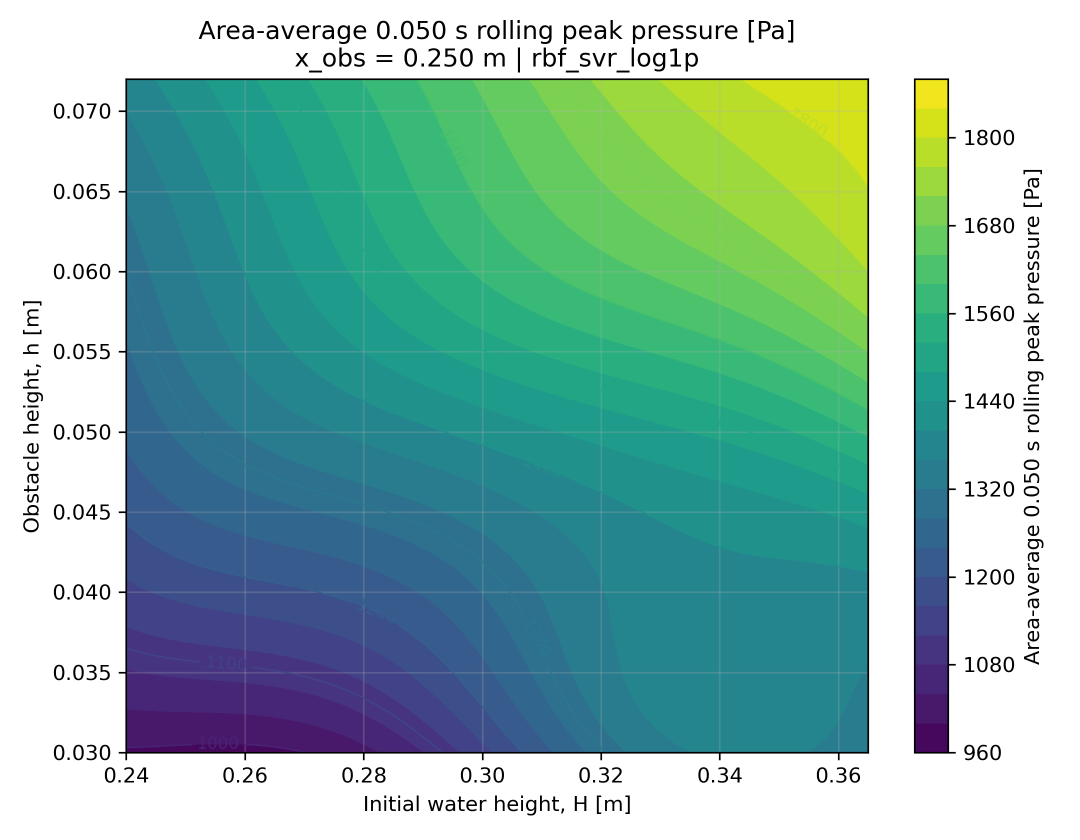
#> input picture results/surrogate_database/final_surrogate_plots/response_surface_area-average-p-rgh-rolling-0p05s-peak-mean-Pa_x0p25.png, 2160 x 1680 px (shown at 1/2 size); its folder holds 4 pictures in this run
$ python make_response_surface_gifs.py
#> lines starting #> are read from the running program, lines starting #| are printed output that depends on the picture
from __future__ import annotations

from pathlib import Path
from PIL import Image, ImageDraw, ImageFont


PROJECT_ROOT = Path(__file__).resolve().parents[1]

INPUT_DIR = PROJECT_ROOT / "results" / "surrogate_database" / "final_surrogate_plots"
OUTPUT_DIR = PROJECT_ROOT / "results" / "surrogate_database" / "portfolio_media" / "gifs"

OUTPUT_DIR.mkdir(parents=True, exist_ok=True)

X_SLICES = [
    ("x0p25", "Obstacle front location x = 0.250 m"),
    ("x0p292", "Obstacle front location x = 0.292 m"),
    ("x0p35", "Obstacle front location x = 0.350 m"),
]

METRICS = [
    (
        "area-average-p-rgh-rolling-0p05s-peak-mean-Pa",
        "Area-average 0.050 s rolling peak pressure",
        "response_surface_area-average-p-rgh-rolling-0p05s-peak-mean-Pa",
    ),
    (
        "area-average-pressure-impulse-Pa-s",
        "Area-average pressure impulse",
        "response_surface_area-average-pressure-impulse-Pa-s",
    ),
    (
        "first-distributed-wetting-time-s",
        "First distributed wetting time",
        "response_surface_first-distributed-wetting-time-s",
    ),
    (
        "maximum-p-rgh-rolling-0p025s-peak-mean-Pa",
        "Local maximum 0.025 s rolling peak pressure",
        "response_surface_maximum-p-rgh-rolling-0p025s-peak-mean-Pa",
    ),
    (
        "maximum-p-rgh-rolling-0p05s-peak-mean-Pa",
        "Local maximum 0.050 s rolling peak pressure",
        "response_surface_maximum-p-rgh-rolling-0p05s-peak-mean-Pa",
    ),
    (
        "maximum-pressure-impulse-Pa-s",
        "Maximum-pressure impulse",
        "response_surface_maximum-pressure-impulse-Pa-s",
    ),
]


def get_font(size: int):
    try:
        return ImageFont.truetype("DejaVuSans.ttf", size)
    except Exception:
        return ImageFont.load_default()


TITLE_FONT = get_font(28)
SUBTITLE_FONT = get_font(22)
SMALL_FONT = get_font(18)
#> in build_metric_frames, img is the input picture: PIL image 2160x1680 RGBA; mean R, G, B, A 138.4, 185, 174.3, 255


def add_banner(image: Image.Image, title: str, subtitle: str) -> Image.Image:
    image = image.convert("RGB")
    width, height = image.size

    top_pad = 95
    bottom_pad = 4

    canvas = Image.new("RGB", (width, height + top_pad + bottom_pad), "white")
    canvas.paste(image, (0, top_pad))

    draw = ImageDraw.Draw(canvas)

    draw.text((20, 15), title, font=TITLE_FONT, fill="black")
    draw.text((20, 52), subtitle, font=SUBTITLE_FONT, fill="black")

    return canvas


def resize_to_width(image: Image.Image, target_width: int) -> Image.Image:
#> called with target_width = 1000
    width, height = image.size
#> width = 2160; height = 1680
    if width == target_width:
        return image
    scale = target_width / width
#> scale = 0.463
    target_height = int(round(height * scale))
#> target_height = 778
    return image.resize((target_width, target_height), Image.LANCZOS)
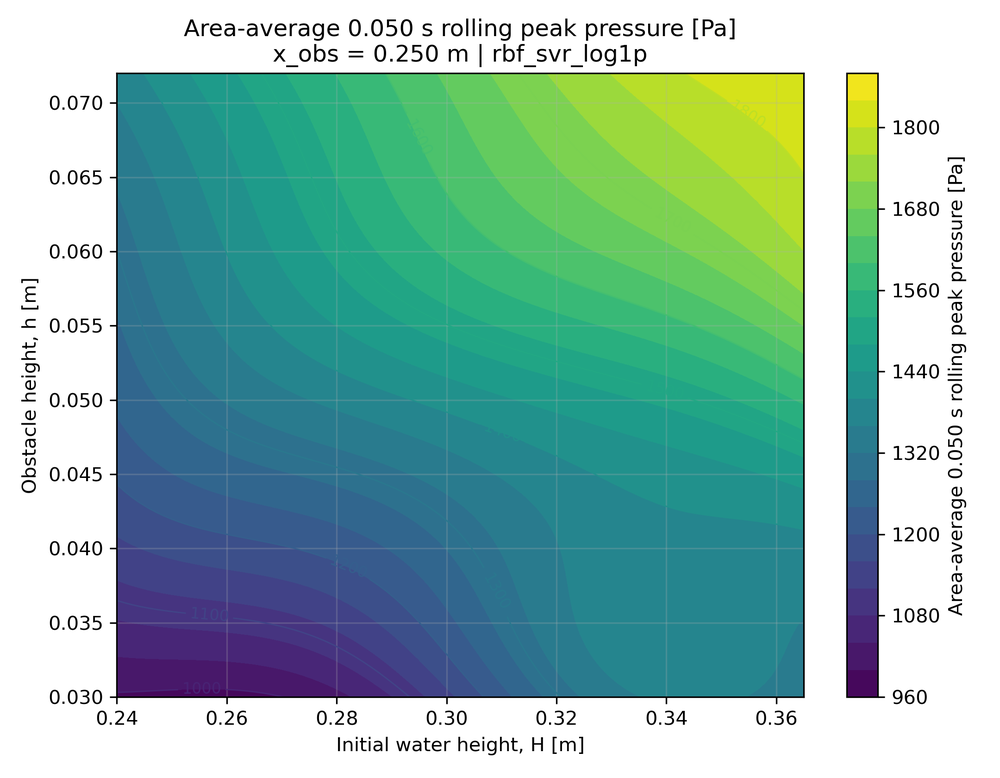
#> returned value: PIL image 1000x778 RGBA; mean R, G, B, A 138.3, 184.9, 174.3, 255


def build_metric_frames(metric_title: str, file_prefix: str) -> list[Image.Image]:
    frames: list[Image.Image] = []

    for x_tag, x_label in X_SLICES:
        path = INPUT_DIR / f"{file_prefix}_{x_tag}.png"

        if not path.exists():
            raise FileNotFoundError(f"Missing input plot: {path}")

        img = Image.open(path)
        img = resize_to_width(img, 1000)
        img = add_banner(img, metric_title, x_label)
#> in add_banner, `canvas = Image.new("RGB", (width, height + top_pad + bottom_pad), "whi..`: canvas: PIL image 1000x877 RGB; every value is 255
#> in add_banner, `canvas.paste(image, (0, top_pad))`:
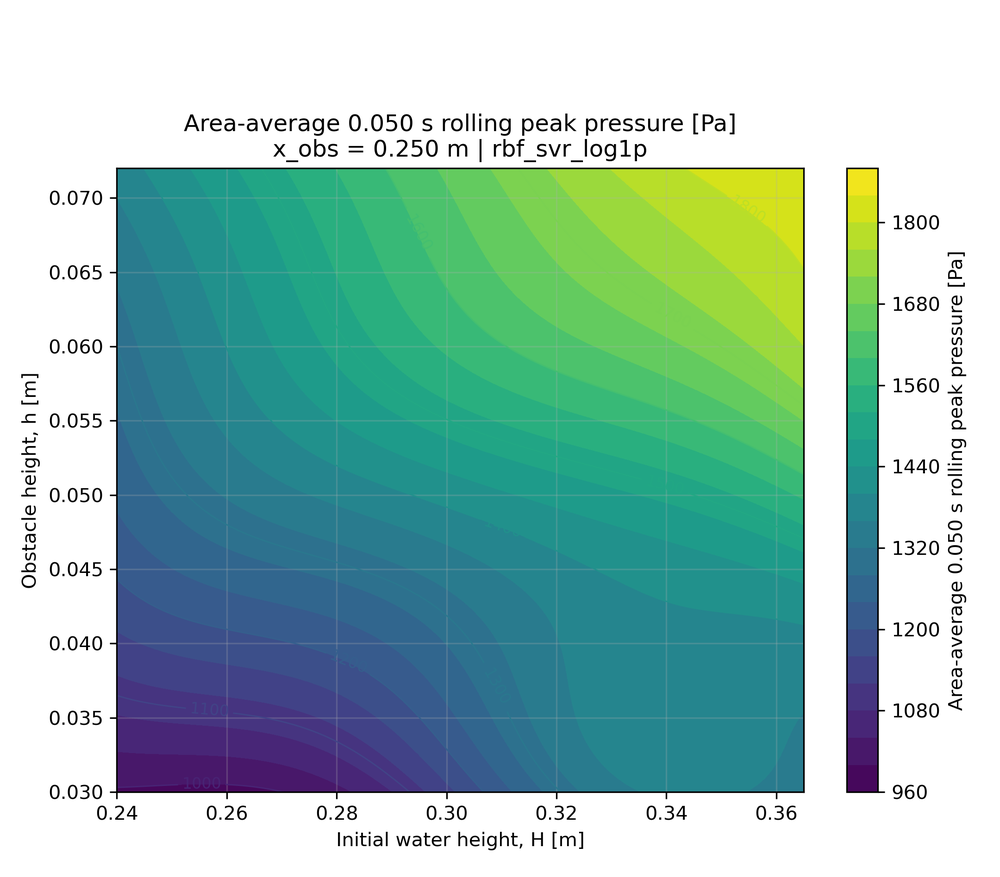
#> canvas: PIL image 1000x877 RGB; mean R, G, B 151.5, 192.8, 183.4
#> img: PIL image 1000x877 RGB
        frames.append(img)

    return frames


def save_gif(frames: list[Image.Image], output_path: Path, final_pause_ms: int = 1800) -> None:
    durations = [1200] * len(frames)
    durations[-1] = final_pause_ms

    frames[0].save(
        output_path,
        save_all=True,
        append_images=frames[1:],
        duration=durations,
        loop=0,
        format="GIF",
    )


# [42 lines left out: function build_dashboard_frame, not called in this run]


def main() -> None:
    metric_frames: dict[str, list[Image.Image]] = {}

    print("Building individual response-surface GIFs...")

    for metric_key, metric_title, file_prefix in METRICS:
        frames = build_metric_frames(metric_title, file_prefix)
        metric_frames[metric_key] = frames

        output_path = OUTPUT_DIR / f"{metric_key}.gif"
        save_gif(frames, output_path)

        print(f"  wrote {output_path}")
#> pass 2 of the loop in main, `for metric_key, metric_title, file_prefix in METRICS:`:
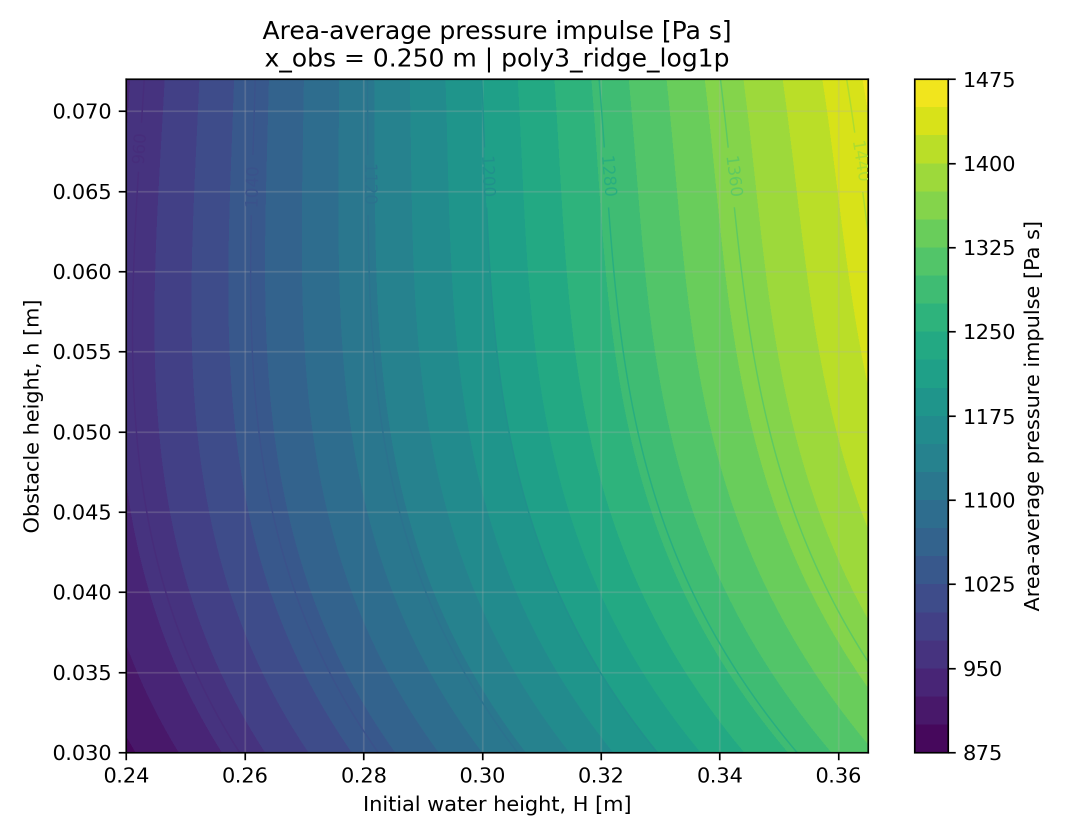
#> input picture results/surrogate_database/final_surrogate_plots/response_surface_area-average-pressure-impulse-Pa-s_x0p25.png, 2160 x 1680 px (shown at 1/2 size)
#> in build_metric_frames, img is the input picture: PIL image 2160x1680 RGBA; mean R, G, B, A 143.1, 185, 172, 255
#> in resize_to_width (call 4), `return image.resize((target_width, target_height), Image.LANCZOS)`:
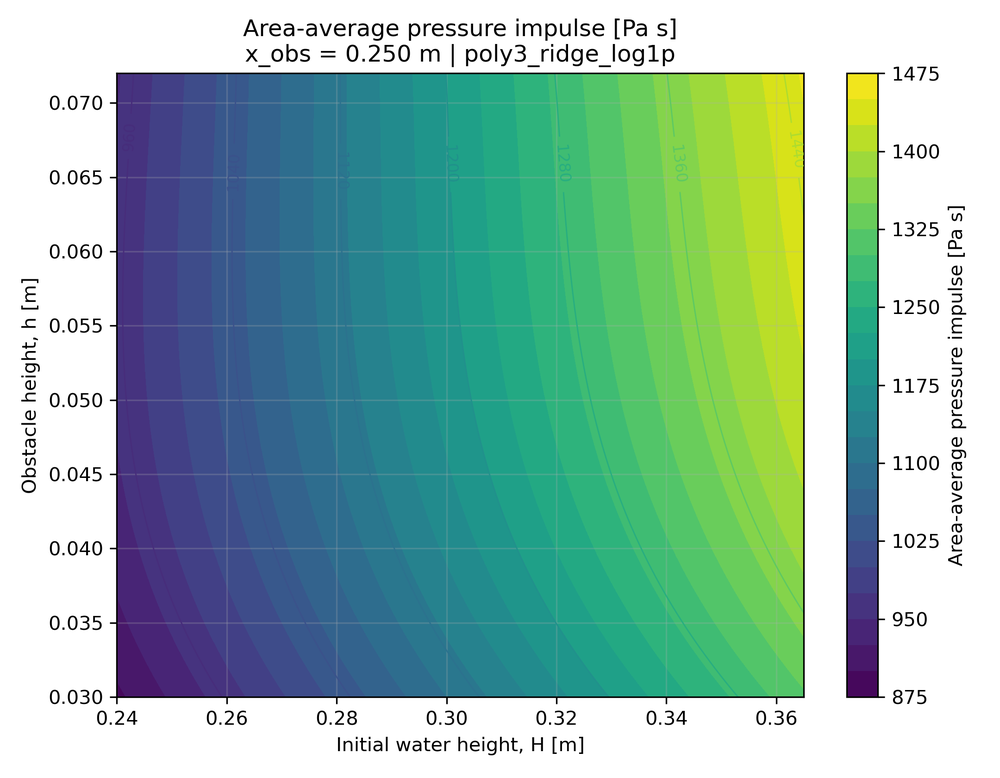
#> returned value: PIL image 1000x778 RGBA; mean R, G, B, A 143, 185, 171.9, 255
#> in add_banner (call 4), `canvas.paste(image, (0, top_pad))`:
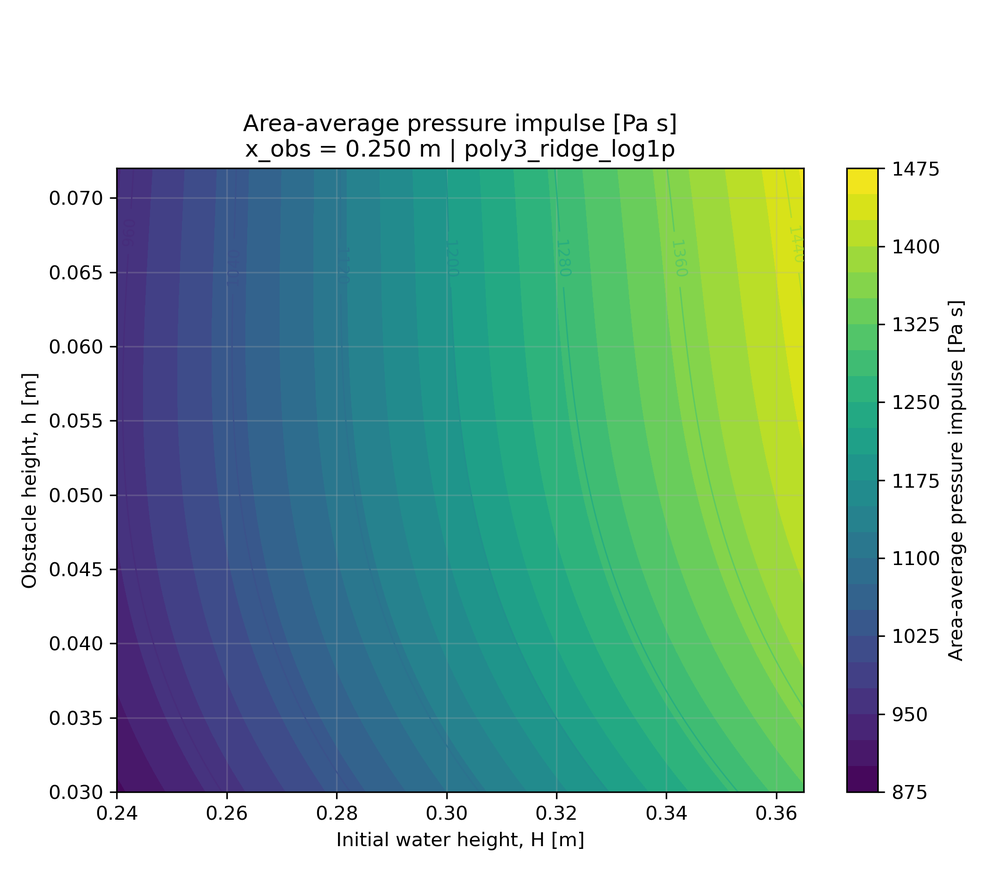
#> canvas: PIL image 1000x877 RGB; mean R, G, B 155.7, 192.9, 181.3
#> img: PIL image 1000x877 RGB

    print()
    print("Building dashboard GIF...")

    dashboard_frames = [
        build_dashboard_frame(i, metric_frames)
        for i in range(len(X_SLICES))
    ]

    dashboard_path = OUTPUT_DIR / "surrogate_response_surface_dashboard.gif"
    save_gif(dashboard_frames, dashboard_path, final_pause_ms=2200)

    print(f"  wrote {dashboard_path}")

    summary_path = OUTPUT_DIR / "gif_generation_summary.txt"
    summary_path.write_text(
        "\n".join(
            [
                "Generated surrogate response-surface GIFs",
                "========================================",
                "",
                "Individual GIFs:",
                *[
                    f"- {metric_key}.gif"
                    for metric_key, _, _ in METRICS
                ],
                "",
                "Dashboard GIF:",
                "- surrogate_response_surface_dashboard.gif",
            ]
        ),
        encoding="utf-8",
    )

    print()
    print("Done.")
    print(f"Summary: {summary_path}")


if __name__ == "__main__":
#> (the run stopped early here; a loop or call above may not have finished)
